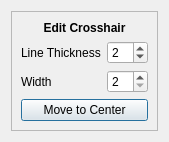
<?xml version="1.0" encoding="UTF-8"?>
<ui version="4.0">
 <class>CrosshairAnnotationEditDialog</class>
 <widget class="QDialog" name="CrosshairAnnotationEditDialog">
  <property name="geometry">
   <rect>
    <x>0</x>
    <y>0</y>
    <width>165</width>
    <height>132</height>
   </rect>
  </property>
  <property name="windowTitle">
   <string>Edit Crosshair</string>
  </property>
  <layout class="QGridLayout" name="gridLayout">
   <item row="0" column="0">
    <widget class="QFrame" name="f">
     <property name="frameShape">
      <enum>QFrame::StyledPanel</enum>
     </property>
     <property name="frameShadow">
      <enum>QFrame::Plain</enum>
     </property>
     <layout class="QGridLayout" name="gridLayout_2">
      <item row="0" column="0" colspan="3">
       <widget class="QLabel" name="l1">
        <property name="font">
         <font>
          <weight>75</weight>
          <bold>true</bold>
         </font>
        </property>
        <property name="text">
         <string>Edit Crosshair</string>
        </property>
        <property name="alignment">
         <set>Qt::AlignCenter</set>
        </property>
       </widget>
      </item>
      <item row="1" column="0" colspan="2">
       <widget class="QLabel" name="l2">
        <property name="font">
         <font>
          <weight>50</weight>
          <bold>false</bold>
         </font>
        </property>
        <property name="text">
         <string>Line Thickness</string>
        </property>
       </widget>
      </item>
      <item row="1" column="2">
       <widget class="QSpinBox" name="pThickness">
        <property name="toolTip">
         <string>Line Thickness</string>
        </property>
        <property name="minimum">
         <number>1</number>
        </property>
        <property name="value">
         <number>2</number>
        </property>
       </widget>
      </item>
      <item row="2" column="0">
       <widget class="QLabel" name="l3">
        <property name="font">
         <font>
          <weight>50</weight>
          <bold>false</bold>
         </font>
        </property>
        <property name="text">
         <string>Width</string>
        </property>
       </widget>
      </item>
      <item row="2" column="2">
       <widget class="QSpinBox" name="pWidth">
        <property name="toolTip">
         <string>Crosshair Width</string>
        </property>
        <property name="minimum">
         <number>2</number>
        </property>
        <property name="singleStep">
         <number>1</number>
        </property>
        <property name="value">
         <number>2</number>
        </property>
       </widget>
      </item>
      <item row="3" column="0" colspan="3">
       <widget class="QPushButton" name="pCenter">
        <property name="text">
         <string>Move to Center</string>
        </property>
       </widget>
      </item>
     </layout>
    </widget>
   </item>
  </layout>
 </widget>
 <resources/>
 <connections/>
</ui>
